Frame 1 (no input): blank canvas, image omitted
Frame 60 (the mouse pressed at the canvas centre just before this capture): blank canvas, image omitted
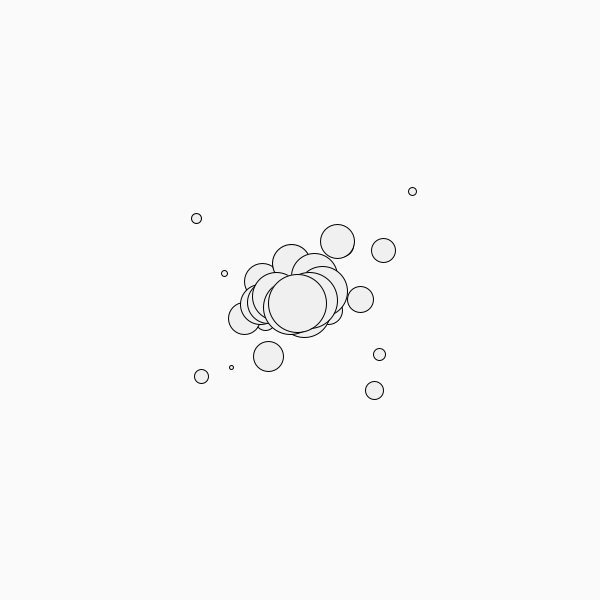
Frame 120 (the mouse held since frame 60 and released just before this capture)

The Processing sketch whose frames 1 and 60 were blank and that drew this single picture after the mouse press (run headless with seeded random() and noise(); from frame 60 on, the mouse is pressed at the canvas centre):

// Processing sketch: array_list
// ── array_list.pde
//arrayList --data structure

ArrayList<Ball>b = new ArrayList <Ball>();

void setup() {
  size(600, 600);
}

void draw() {
  background(250);
  for (int i = 0; i < b.size(); i++) {
    Ball newBall = b.get(i);
    newBall.update();
    newBall.display();
      if (newBall.isInvisible() == true) {
       b.remove(i); 
      }
  }
  
  if(mousePressed) {
    b.add(new Ball(mouseX, mouseY, 30));
  }
}

void mousePressed() {
  
}
// ── ball.pde

class Ball {
  float x;
  float y;
  float dx;
  float dy;
  float r;
  color c;

  Ball(float xPos, float yPos, float radius) {
    x = xPos;
    y = yPos;
    r = radius;
    dx = random(-5, 5);
    dy = random(-5, 5);
    c = color(240);
  }

  void display() {
    fill(c);
    ellipse(x, y, r*2, r*2);
    c = color(240);
  }

  void update() {
    if (r > 0) {
      r --;
    }
    if (x < r || x > width-r) {
      dx *= -1;
    }
    if (y < r || y > height-r) {
      dy *= -1;
    }

    x += dx;
    y += dy;
  }
  
  boolean isInvisible() {
   if (r == 0) {
    return true; 
   } else {
    return false; 
   }
  }

  void checkMouseCollision() {
    if (dist(x, y, mouseX, mouseY) < r) { 
      c = color(255, 200, 0);
    } else {
      c = color(240);
    }
  }

  void checkOtherCollision(Ball other) {
    if (dist(x, y, other.x, other.y) < r + other.r) {
      changeColor(color(255, 0, 50));
      other.changeColor(color(255, 0, 220));

      changeDirection();
      other.changeDirection();
    }
  }

  void changeDirection() {
    dx *= -1;
    dy *= -1;
  }

  void changeColor(color newColor) {
    c = newColor;
  }
}
